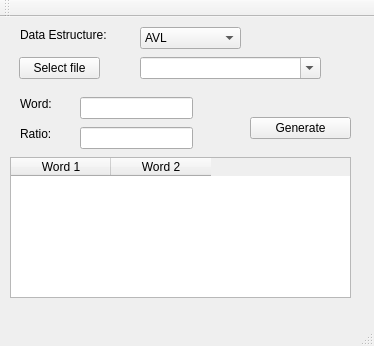
<?xml version="1.0" encoding="UTF-8"?>
<ui version="4.0">
 <class>MainWindow</class>
 <widget class="QMainWindow" name="MainWindow">
  <property name="geometry">
   <rect>
    <x>0</x>
    <y>0</y>
    <width>374</width>
    <height>346</height>
   </rect>
  </property>
  <property name="windowTitle">
   <string>MS</string>
  </property>
  <widget class="QWidget" name="centralWidget">
   <widget class="QComboBox" name="structureComboBox">
    <property name="geometry">
     <rect>
      <x>140</x>
      <y>10</y>
      <width>101</width>
      <height>22</height>
     </rect>
    </property>
    <item>
     <property name="text">
      <string>AVL</string>
     </property>
    </item>
    <item>
     <property name="text">
      <string>Binary Tree</string>
     </property>
    </item>
    <item>
     <property name="text">
      <string>Red Black Tree</string>
     </property>
    </item>
    <item>
     <property name="text">
      <string>Linked List</string>
     </property>
    </item>
    <item>
     <property name="text">
      <string>Fibonacci Heap</string>
     </property>
    </item>
    <item>
     <property name="text">
      <string>Binomial Heap</string>
     </property>
    </item>
   </widget>
   <widget class="QLabel" name="label">
    <property name="geometry">
     <rect>
      <x>20</x>
      <y>10</y>
      <width>111</width>
      <height>16</height>
     </rect>
    </property>
    <property name="text">
     <string>Data Estructure:</string>
    </property>
   </widget>
   <widget class="QLabel" name="label_3">
    <property name="geometry">
     <rect>
      <x>20</x>
      <y>80</y>
      <width>59</width>
      <height>14</height>
     </rect>
    </property>
    <property name="text">
     <string>Word:</string>
    </property>
   </widget>
   <widget class="QLineEdit" name="word">
    <property name="geometry">
     <rect>
      <x>80</x>
      <y>80</y>
      <width>113</width>
      <height>22</height>
     </rect>
    </property>
   </widget>
   <widget class="QLabel" name="label_4">
    <property name="geometry">
     <rect>
      <x>20</x>
      <y>110</y>
      <width>59</width>
      <height>14</height>
     </rect>
    </property>
    <property name="text">
     <string>Ratio:</string>
    </property>
   </widget>
   <widget class="QLineEdit" name="ratio">
    <property name="geometry">
     <rect>
      <x>80</x>
      <y>110</y>
      <width>113</width>
      <height>22</height>
     </rect>
    </property>
   </widget>
   <widget class="QPushButton" name="generateButton">
    <property name="geometry">
     <rect>
      <x>250</x>
      <y>100</y>
      <width>101</width>
      <height>22</height>
     </rect>
    </property>
    <property name="text">
     <string>Generate</string>
    </property>
   </widget>
   <widget class="QComboBox" name="dirComboBox">
    <property name="geometry">
     <rect>
      <x>140</x>
      <y>40</y>
      <width>181</width>
      <height>22</height>
     </rect>
    </property>
    <property name="editable">
     <bool>true</bool>
    </property>
   </widget>
   <widget class="QPushButton" name="selectButton">
    <property name="geometry">
     <rect>
      <x>19</x>
      <y>40</y>
      <width>81</width>
      <height>22</height>
     </rect>
    </property>
    <property name="text">
     <string>Select file</string>
    </property>
   </widget>
   <widget class="QTableWidget" name="tableWidget">
    <property name="geometry">
     <rect>
      <x>10</x>
      <y>140</y>
      <width>341</width>
      <height>141</height>
     </rect>
    </property>
    <column>
     <property name="text">
      <string>Word 1</string>
     </property>
    </column>
    <column>
     <property name="text">
      <string>Word 2</string>
     </property>
    </column>
   </widget>
  </widget>
  <widget class="QMenuBar" name="menuBar">
   <property name="geometry">
    <rect>
     <x>0</x>
     <y>0</y>
     <width>374</width>
     <height>19</height>
    </rect>
   </property>
  </widget>
  <widget class="QToolBar" name="mainToolBar">
   <attribute name="toolBarArea">
    <enum>TopToolBarArea</enum>
   </attribute>
   <attribute name="toolBarBreak">
    <bool>false</bool>
   </attribute>
  </widget>
  <widget class="QStatusBar" name="statusBar"/>
 </widget>
 <layoutdefault spacing="6" margin="11"/>
 <resources/>
 <connections/>
</ui>
